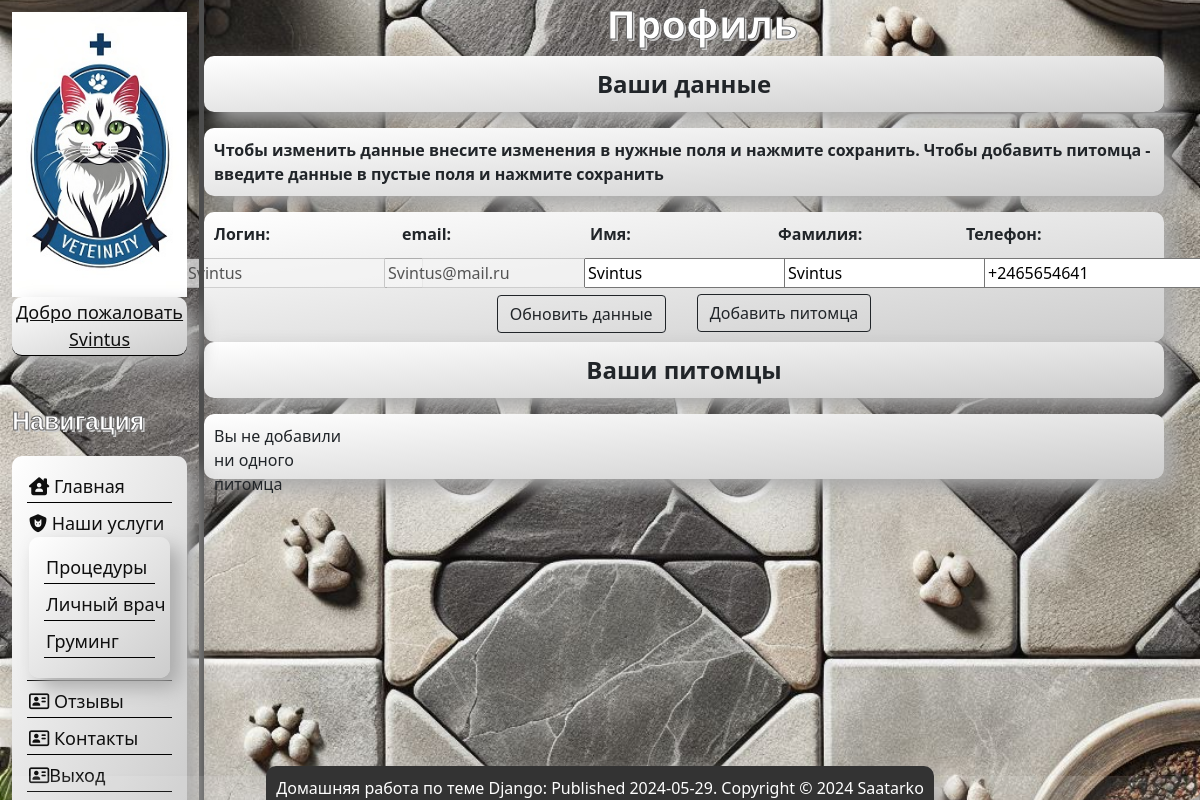
Before: /users/profile/ (signed in) with the older database file.
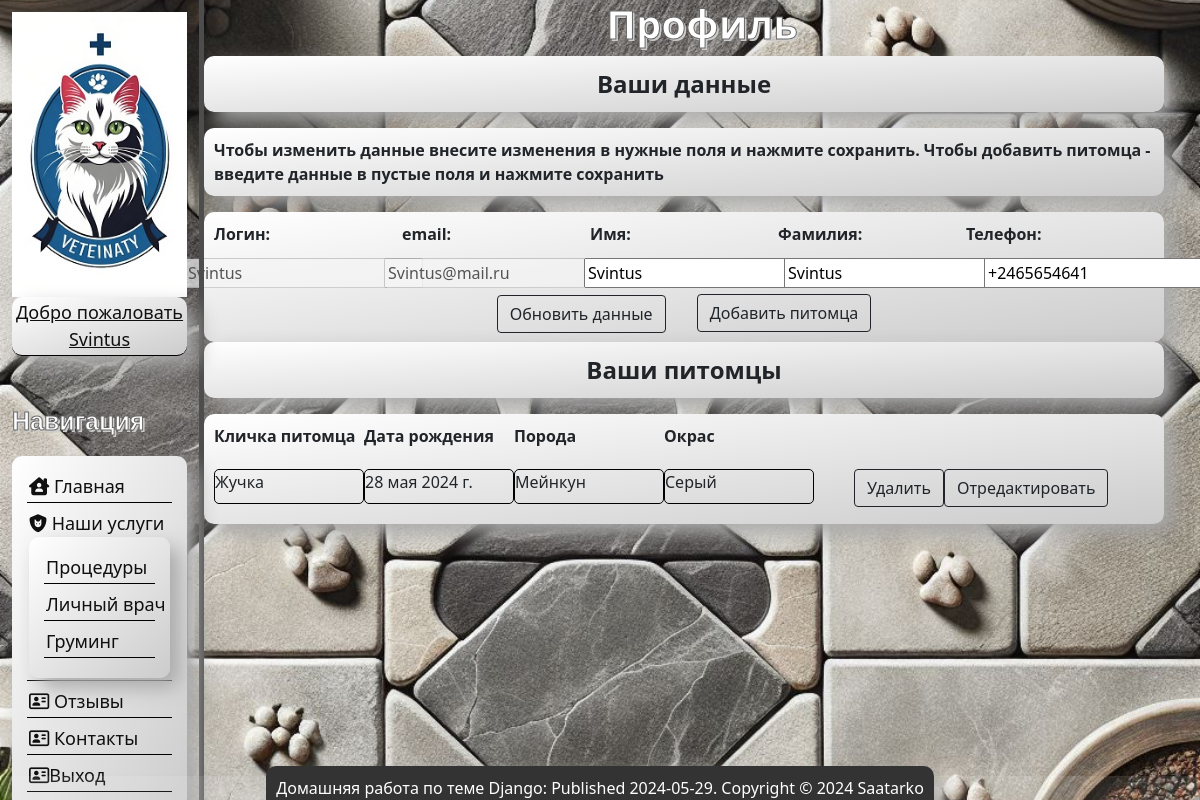
After: the same page with the newer database file.
### service/models.py (models this page shows, shortened)
class Pets(models.Model):
    nickname = models.CharField('Кличка', max_length=30)
    birthdate = models.DateField('Дата рождения')
    breed = models.CharField('Порода', max_length=20)
    color = models.CharField('Окрас', max_length=20)
    clients = models.ForeignKey(Clients, on_delete=models.CASCADE)
    class Meta:
        verbose_name = 'Питомцы/Pets'
        verbose_name_plural = 'Питомцы/Pets'

### users/views.py (the view, shortened to what this page needs)
# urls.py: path('profile/', views.profile_update, name='profile'),
def profile_update(request):
    user = request.user
    client, created = Clients.objects.get_or_create(user=user)
    client_id = client.id
    form = ProfileUserForm(request.POST or None, instance=user)
    pets = Pets.objects.filter(clients=client_id)
    return render(request, 'users/profile.html', {
        'form': form,
        'pets': pets,
        'title': 'Профайл'
    })

### users/forms.py
class ProfileUserForm(forms.ModelForm):
    username = forms.CharField(disabled=True, label='Логин',
                               widget=forms.TextInput(attrs={'class': 'form-input'}))
    email = forms.EmailField(disabled=True, label='email',
                             widget=forms.TextInput(attrs={'class': 'form-input'}))
    pets_formset = PetsFormSet
    class Meta:
        model = get_user_model()
        fields = ['username', 'email', 'first_name', 'last_name', 'phone']
        labels = {
            'first_name': 'Имя',
            'last_name': 'Фамилия',
            'phone': 'Телефон'
        }

### users/templates/users/profile.html (shortened to what this page needs)
{% extends 'main/layout.html' %}
{% load static %}
{% block content %}
<h1 class="main_h">Профиль</h1>
<div class="block_prof">
    <form method="post">
        <p class="block_prof_child text_bold text_big_size">Ваши данные</p>
        <p class="block_prof_child text_bold">Чтобы изменить данные внесите изменения в нужные поля и нажмите сохранить.
        Чтобы добавить питомца - введите данные в пустые поля и нажмите сохранить</p>
        <div class="block_prof_child">
            <div class="block_prof_child2">
        <p class="text_bold">{{ form.username.label_tag}}</p>
        <p class="text_bold">{{ form.email.label_tag}}</p>
           <p class="text_bold"> {{ form.first_name.label_tag}}</p>
            <p class="text_bold">{{ form.last_name.label_tag}}</p>
            <p class="text_bold">{{ form.phone.label_tag}}</p>
             </div>
            <br>
            <div class="block_prof_child4">
        <p>{{ form.username}}</p>
        <p>{{ form.email}}</p>
           <p> {{ form.first_name}}</p>
            <p>{{ form.last_name}}</p>
           <p> {{ form.phone}} </p>
                </div>
                <div class="block_prof_child4">
                    <p><button class="btn btn-outline-dark" type="submit">Обновить данные</button></p>
                             <a href="{% url 'users:profile_add_pet' %}">
                                <button type="button" class="btn btn-outline-dark">Добавить питомца</button>
                              </a>
                    </div>
        </div>
        <p class="block_prof_child text_bold text_big_size">Ваши питомцы</p>
        <div class="block_prof_child">
              <div class="block_prof_child3">
                   {% if pets %}
                    <p class="text_bold"> Кличка питомца </p>
                    <p class="text_bold"> Дата рождения</p>
                   <p class="text_bold"> Порода</p>
                    <p class="text_bold">Окрас</p>
                </div>
             <div class="block_prof_child3">
                    {% for el in pets %}
                    <p class="borders">{{ el.nickname }}</p>
                   <p class="borders"> {{ el.birthdate }}</p>
                   <p class="borders"> {{ el.breed }}</p>
                   <p class="borders"> {{ el.color }}</p>
                             <a href="{% url 'users:profile_delete' el.id %}">
                                <button type="button" class="btn btn-outline-dark btn_pofile">Удалить</button>
                              </a>
                            <a href="{% url 'users:profile_edit_pet' el.id %}">
                                <button type="button" class="btn btn-outline-dark">Отредактировать</button>
                              </a>
                         <br>
                    {% endfor %}
                 </div>
                    {% else %}
                 <p class="block_prof_child5">Вы не добавили ни одного питомца</p>
                     {% endif %}
                </div>
        </div>
    </form>
</div>
{% endblock %}

Changed rows visible on the page:
added Pets: nickname "Жучка", birthdate "28 мая 2024 г.", breed "Мейнкун", color "Серый"
Other visible differences:
text no longer shown: "Вы не добавили ни одного питомца"
text now shown: "Кличка питомца Дата рождения Порода Окрас"
